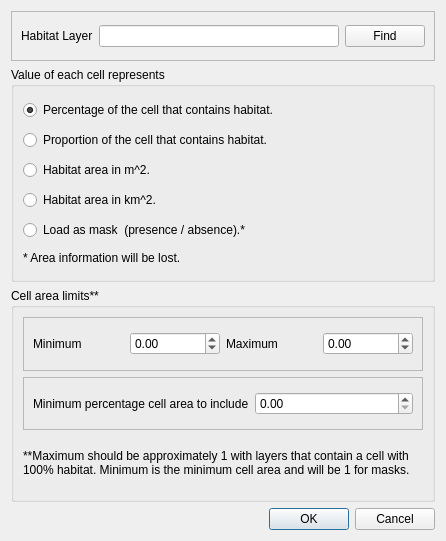
<?xml version="1.0" encoding="UTF-8"?>
<!--
Condatis; software to assist with the planning of habitat restoration

www.condatis.org.uk

Copyright (c) 2015 D.W. Wallis and J.A. Hodgson

The latest information about Condatis can be found at www.condatis.org.uk, including links to the source distribution, preferred citations, and contact details for the copyright holders.

This program is distributed in the hope that it will be useful,
but WITHOUT ANY WARRANTY; without even the implied warranty of
MERCHANTABILITY or FITNESS FOR A PARTICULAR PURPOSE.  See the
GNU General Public License for more details.

This program is free software; you can redistribute it and/or modify it under the terms of the GNU General Public License (GPL) as published by the Free Software Foundation, version 3 of the license, and the additional term below. 
Additional term under GNU GPL version 3 section 7.

A1) If you convey a modified version of this work:
(i) you should delete the text that appears in the Acknowledgements tab of the About box in the Condatis user interface.
(ii) a comment at the head of any file containing the source code derived from this covered work should read: 'Part of this work is a modified version of the work Condatis v.[version number] Copyright (c)[year]  D.W. Wallis and J.A. Hodgson.  Our modification was permitted by the GNU General Public License v.3. Instructions for obtaining the original version of Condatis can be found at www.condatis.org.uk. Any modified or verbatim copies of our work must preserve this notice.' Where text in square brackets should be replaced by the appropriate numbers.
(iii) if your modified work has a user interface, the user interface should prominently display the notice: 'Part of this work is a modified version of the work Condatis v.[version number] Copyright (c)[year]  D.W. Wallis and J.A. Hodgson.  See www.condatis.org.uk.' Where text in square brackets should be replaced by the appropriate numbers.
-->
<ui version="4.0">
 <class>OpenHabDlg</class>
 <widget class="QDialog" name="OpenHabDlg">
  <property name="geometry">
   <rect>
    <x>0</x>
    <y>0</y>
    <width>446</width>
    <height>541</height>
   </rect>
  </property>
  <property name="windowTitle">
   <string>Open Habitat Layer</string>
  </property>
  <layout class="QVBoxLayout" name="verticalLayout">
   <item>
    <widget class="QFrame" name="frame">
     <property name="maximumSize">
      <size>
       <width>16777215</width>
       <height>50</height>
      </size>
     </property>
     <property name="frameShape">
      <enum>QFrame::StyledPanel</enum>
     </property>
     <property name="frameShadow">
      <enum>QFrame::Raised</enum>
     </property>
     <layout class="QHBoxLayout" name="horizontalLayout">
      <item>
       <widget class="QLabel" name="label">
        <property name="text">
         <string>Habitat Layer</string>
        </property>
       </widget>
      </item>
      <item>
       <widget class="QLineEdit" name="lineEdit"/>
      </item>
      <item>
       <widget class="QPushButton" name="pushButton">
        <property name="text">
         <string>Find</string>
        </property>
       </widget>
      </item>
     </layout>
    </widget>
   </item>
   <item>
    <widget class="QGroupBox" name="groupBox">
     <property name="title">
      <string>Value of each cell represents</string>
     </property>
     <layout class="QVBoxLayout" name="verticalLayout_2">
      <item>
       <widget class="QRadioButton" name="radioButton">
        <property name="text">
         <string>Percentage of the cell that contains habitat.</string>
        </property>
        <property name="checked">
         <bool>true</bool>
        </property>
       </widget>
      </item>
      <item>
       <widget class="QRadioButton" name="radioButton_2">
        <property name="text">
         <string>Proportion of the cell that contains habitat.</string>
        </property>
       </widget>
      </item>
      <item>
       <widget class="QRadioButton" name="radioButton_3">
        <property name="text">
         <string>Habitat area in m^2.</string>
        </property>
        <property name="checked">
         <bool>false</bool>
        </property>
       </widget>
      </item>
      <item>
       <widget class="QRadioButton" name="radioButton_4">
        <property name="text">
         <string>Habitat area in km^2.</string>
        </property>
       </widget>
      </item>
      <item>
       <widget class="QRadioButton" name="radioButton_5">
        <property name="text">
         <string>Load as mask  (presence / absence).*</string>
        </property>
       </widget>
      </item>
      <item>
       <widget class="QLabel" name="label_5">
        <property name="maximumSize">
         <size>
          <width>16777215</width>
          <height>15</height>
         </size>
        </property>
        <property name="text">
         <string>* Area information will be lost.</string>
        </property>
       </widget>
      </item>
     </layout>
    </widget>
   </item>
   <item>
    <widget class="QGroupBox" name="groupBox_2">
     <property name="maximumSize">
      <size>
       <width>16777215</width>
       <height>220</height>
      </size>
     </property>
     <property name="title">
      <string>Cell area limits**</string>
     </property>
     <layout class="QVBoxLayout" name="verticalLayout_3">
      <item>
       <widget class="QFrame" name="frame_2">
        <property name="frameShape">
         <enum>QFrame::StyledPanel</enum>
        </property>
        <property name="frameShadow">
         <enum>QFrame::Raised</enum>
        </property>
        <layout class="QHBoxLayout" name="horizontalLayout_3">
         <item>
          <widget class="QLabel" name="label_2">
           <property name="text">
            <string>Minimum</string>
           </property>
          </widget>
         </item>
         <item>
          <widget class="QDoubleSpinBox" name="minSB">
           <property name="minimum">
            <double>-999999999.000000000000000</double>
           </property>
           <property name="maximum">
            <double>999999999.000000000000000</double>
           </property>
           <property name="singleStep">
            <double>0.000001000000000</double>
           </property>
          </widget>
         </item>
         <item>
          <widget class="QLabel" name="label_3">
           <property name="text">
            <string>Maximum</string>
           </property>
          </widget>
         </item>
         <item>
          <widget class="QDoubleSpinBox" name="maxSB">
           <property name="minimum">
            <double>-999999999.000000000000000</double>
           </property>
           <property name="maximum">
            <double>999999999.000000000000000</double>
           </property>
           <property name="singleStep">
            <double>0.000001000000000</double>
           </property>
          </widget>
         </item>
        </layout>
       </widget>
      </item>
      <item>
       <widget class="QFrame" name="frame_3">
        <property name="frameShape">
         <enum>QFrame::StyledPanel</enum>
        </property>
        <property name="frameShadow">
         <enum>QFrame::Raised</enum>
        </property>
        <layout class="QHBoxLayout" name="horizontalLayout_2">
         <item>
          <widget class="QLabel" name="label_6">
           <property name="text">
            <string>Minimum percentage cell area to include</string>
           </property>
          </widget>
         </item>
         <item>
          <widget class="QDoubleSpinBox" name="minCutSB"/>
         </item>
        </layout>
       </widget>
      </item>
      <item>
       <widget class="QLabel" name="label_4">
        <property name="text">
         <string>**Maximum should be approximately 1 with layers that contain a cell with 100% habitat. Minimum is the minimum cell area and will be 1 for masks.</string>
        </property>
        <property name="wordWrap">
         <bool>true</bool>
        </property>
       </widget>
      </item>
     </layout>
    </widget>
   </item>
   <item>
    <widget class="QDialogButtonBox" name="buttonBox">
     <property name="orientation">
      <enum>Qt::Horizontal</enum>
     </property>
     <property name="standardButtons">
      <set>QDialogButtonBox::Cancel|QDialogButtonBox::Ok</set>
     </property>
    </widget>
   </item>
  </layout>
 </widget>
 <resources/>
 <connections>
  <connection>
   <sender>buttonBox</sender>
   <signal>accepted()</signal>
   <receiver>OpenHabDlg</receiver>
   <slot>accept()</slot>
   <hints>
    <hint type="sourcelabel">
     <x>248</x>
     <y>254</y>
    </hint>
    <hint type="destinationlabel">
     <x>157</x>
     <y>274</y>
    </hint>
   </hints>
  </connection>
  <connection>
   <sender>buttonBox</sender>
   <signal>rejected()</signal>
   <receiver>OpenHabDlg</receiver>
   <slot>reject()</slot>
   <hints>
    <hint type="sourcelabel">
     <x>316</x>
     <y>260</y>
    </hint>
    <hint type="destinationlabel">
     <x>286</x>
     <y>274</y>
    </hint>
   </hints>
  </connection>
 </connections>
</ui>
